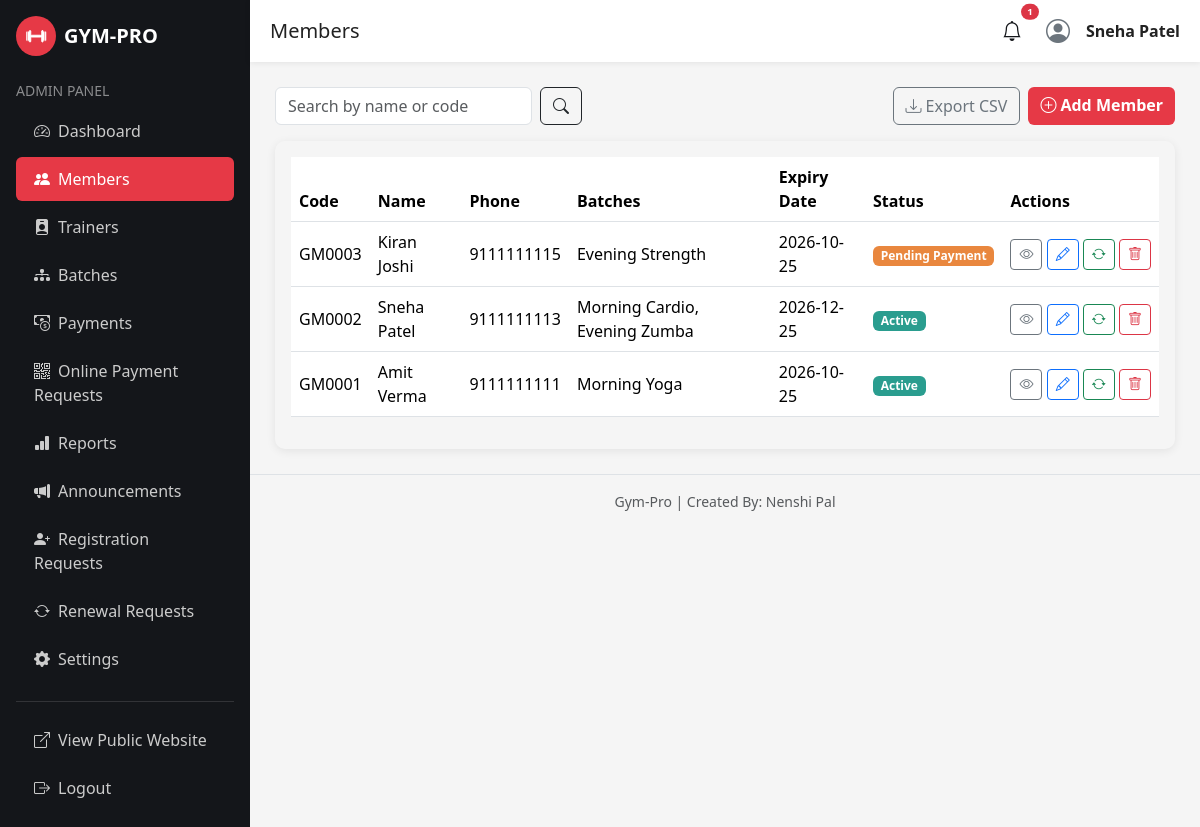
The page /admin/member/members.php (signed in) on the database its author committed.
### tables this page shows
CREATE TABLE members (
    member_id INT AUTO_INCREMENT PRIMARY KEY,
    member_code VARCHAR(20) NOT NULL UNIQUE,
    photo VARCHAR(255) DEFAULT 'default-member.png',
    full_name VARCHAR(100) NOT NULL,
    gender ENUM('Male','Female','Other') DEFAULT 'Male',
    dob DATE,
    phone VARCHAR(20) NOT NULL UNIQUE,
    email VARCHAR(100) NOT NULL UNIQUE,
    address VARCHAR(255),
    emergency_contact VARCHAR(20),
    duration_months INT NOT NULL DEFAULT 1,
    membership_start_date DATE NOT NULL,
    membership_expiry_date DATE NOT NULL,
    username VARCHAR(50) NOT NULL UNIQUE,
    password VARCHAR(255) NOT NULL,
    status ENUM('Active','Expired','Inactive','Pending Payment') DEFAULT 'Active',
    created_by VARCHAR(50),
    created_method ENUM('Request','Admin') DEFAULT 'Admin',
    created_at DATETIME DEFAULT CURRENT_TIMESTAMP
);

### admin/member/members.php (the view, shortened to what this page needs)
<?php
require_once "../../includes/config.php";
mysqli_query($conn, "UPDATE members SET status='Expired' WHERE status='Active' AND membership_expiry_date < CURDATE()");
$search = trim((isset($_GET['q']) ? $_GET['q'] : ''));
$base_select = "SELECT m.*, GROUP_CONCAT(b.batch_name ORDER BY b.start_time SEPARATOR ', ') AS batch_names
    FROM members m
    LEFT JOIN member_batches mb ON mb.member_id = m.member_id
    LEFT JOIN batches b ON b.batch_id = mb.batch_id";
if ($search !== '') {
    $like = "%$search%";
    $stmt = mysqli_prepare($conn, "$base_select WHERE m.full_name LIKE ? OR m.member_code LIKE ? GROUP BY m.member_id ORDER BY m.member_id DESC");
    mysqli_stmt_bind_param($stmt, "ss", $like, $like);
    mysqli_stmt_execute($stmt);
    $members = mysqli_stmt_get_result($stmt);
} else {
    $members = mysqli_query($conn, "$base_select GROUP BY m.member_id ORDER BY m.member_id DESC");
}
include "../includes/header.php";
include "../includes/sidebar.php";
include "../includes/topbar.php";
?>
<div class="d-flex justify-content-between align-items-center mb-3">
    <form method="GET" class="d-flex gap-2">
        <input type="text" name="q" class="form-control" placeholder="Search by name or code" value="<?php echo htmlspecialchars($search); ?>">
        <button class="btn btn-outline-dark"><i class="bi bi-search"></i></button>
    </form>
    <div class="d-flex gap-2">
        <a href="export-members.php<?php echo $search !== '' ? '?q=' . urlencode($search) : ''; ?>" class="btn btn-outline-secondary"><i class="bi bi-download me-1"></i>Export CSV</a>
        <a href="add-member.php" class="btn btn-gym-primary"><i class="bi bi-plus-circle me-1"></i>Add Member</a>
    </div>
</div>
<div class="gym-card p-3">
    <div class="table-responsive">
        <table class="table table-hover align-middle">
            <thead>
                <tr>
                    <th>Code</th><th>Name</th><th>Phone</th><th>Batches</th>
                    <th>Expiry Date</th><th>Status</th><th>Actions</th>
                </tr>
            </thead>
            <tbody>
                <?php while ($m = mysqli_fetch_assoc($members)): ?>
                <tr>
                    <td><?php echo htmlspecialchars($m['member_code']); ?></td>
                    <td><?php echo htmlspecialchars($m['full_name']); ?></td>
                    <td><?php echo htmlspecialchars($m['phone']); ?></td>
                    <td><?php echo htmlspecialchars((isset($m['batch_names']) ? $m['batch_names'] : '—')); ?></td>
                    <td><?php echo htmlspecialchars($m['membership_expiry_date']); ?></td>
                    <td>
                        <?php
                        $badge = $m['status']=='Active' ? 'badge-active' : ($m['status']=='Expired' ? 'badge-expired' : ($m['status']=='Pending Payment' ? 'badge-pending' : 'badge-inactive'));
                        echo "<span class='badge $badge'>" . htmlspecialchars($m['status']) . "</span>";
                        ?>
                    </td>
                    <td class="text-nowrap">
                        <a href="view-member.php?id=<?php echo $m['member_id']; ?>" class="btn btn-sm btn-outline-secondary"><i class="bi bi-eye"></i></a>
                        <a href="edit-member.php?id=<?php echo $m['member_id']; ?>" class="btn btn-sm btn-outline-primary"><i class="bi bi-pencil"></i></a>
                        <a href="renew-member.php?id=<?php echo $m['member_id']; ?>" class="btn btn-sm btn-outline-success"><i class="bi bi-arrow-repeat"></i></a>
                        <a href="delete-member.php?id=<?php echo $m['member_id']; ?>" class="btn btn-sm btn-outline-danger" onclick="return confirm('Delete this member permanently?');"><i class="bi bi-trash"></i></a>
                    </td>
                </tr>
                <?php endwhile; ?>
            </tbody>
        </table>
    </div>
</div>
<?php include "../includes/footer.php"; ?>

### css/style.css (style rules this page uses)
:root { --gym-dark: #14161a; --gym-dark-2: #1e2128; --gym-red: #e63946; --gym-red-dark: #c1121f; --gym-light: #f5f5f5; --gym-gray: #6c757d; }
body { font-family: 'Segoe UI', Arial, sans-serif; background-color: var(--gym-light); color: #222; }
.btn-gym-primary { background: var(--gym-red); border: none; color: #fff; font-weight: 600; }
.gym-card { border: none; border-radius: 10px; box-shadow: 0 2px 10px rgba(0,0,0,0.08); transition: transform .2s ease; }

### css/animations.css (style rules this page uses)
body { animation: gp-page-fade 0.5s ease both; }
.gym-card, .stat-card, .auth-card, .batch-check, .gym-hero h1, .gym-hero p, .gym-hero .btn { opacity: 0; transform: translateY(24px); transition: opacity 0.6s ease, transform 0.6s ease; }
.gp-in-view { opacity: 1 !important; transform: translateY(0) !important; }
.gym-card { transition: transform 0.25s ease, box-shadow 0.25s ease, opacity 0.6s ease; }
.btn { transition: transform 0.15s ease, box-shadow 0.15s ease, background-color 0.15s ease; }
.badge-pending { animation: gp-pulse 1.8s ease-in-out infinite; }
.table-hover tbody tr { transition: background-color 0.15s ease, transform 0.15s ease; }
.form-control, .form-select { transition: box-shadow 0.2s ease, border-color 0.2s ease; }

### admin/css/admin.css (style rules this page uses)
.table thead { background: #14161a; color: #fff; }
.badge-active { background:#2a9d8f; }
.badge-pending { background:#e9873e; }

### rows shown on the page
members: member_code "GM0003", full_name "Kiran Joshi", phone "9111111115", batch_names "Evening Strength", membership_expiry_date "2026-10-25", status "Pending Payment"
members: member_code "GM0002", full_name "Sneha Patel", phone "9111111113", batch_names "Morning Cardio, Evening Zumba", membership_expiry_date "2026-12-25", status "Active"
members: member_code "GM0001", full_name "Amit Verma", phone "9111111111", batch_names "Morning Yoga", membership_expiry_date "2026-10-25", status "Active"

### other values the page prints
isset($page_title) ? $page_title : 'Admin' "Members"
$notif_total "1"
isset($_SESSION['admin_name']) ? $_SESSION['admin_name'] : 'Admin' "Sneha Patel"
